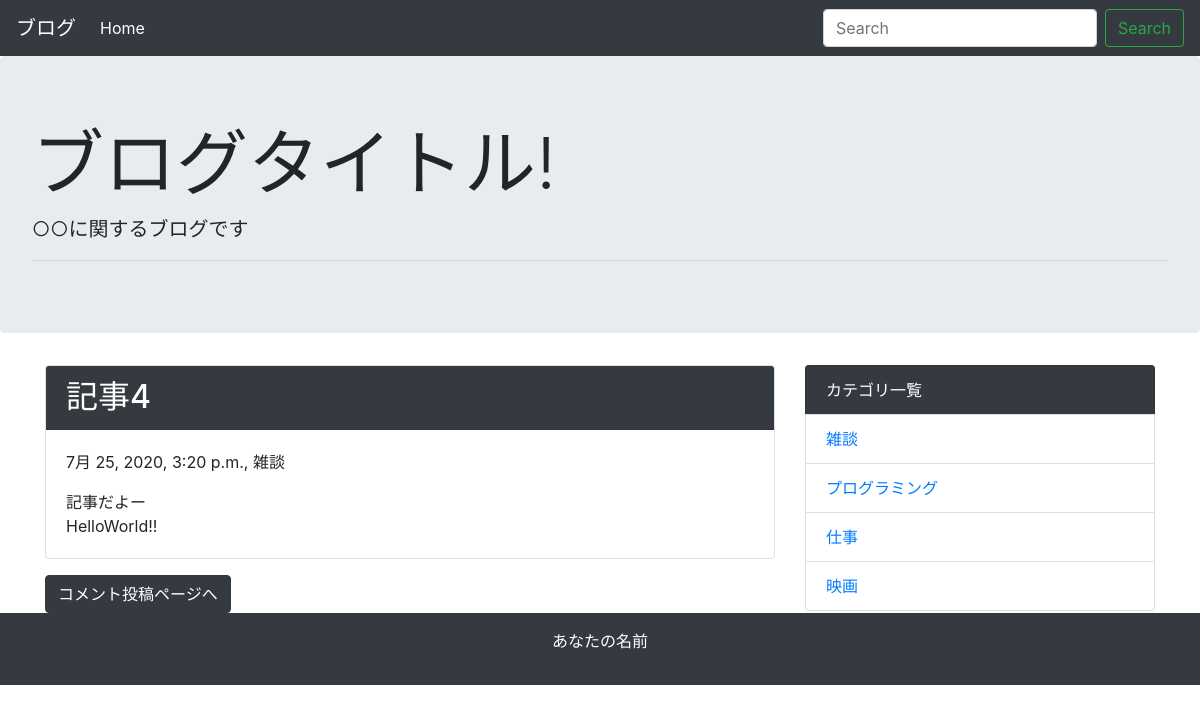
The page /detail/4/ on the database as committed earlier.
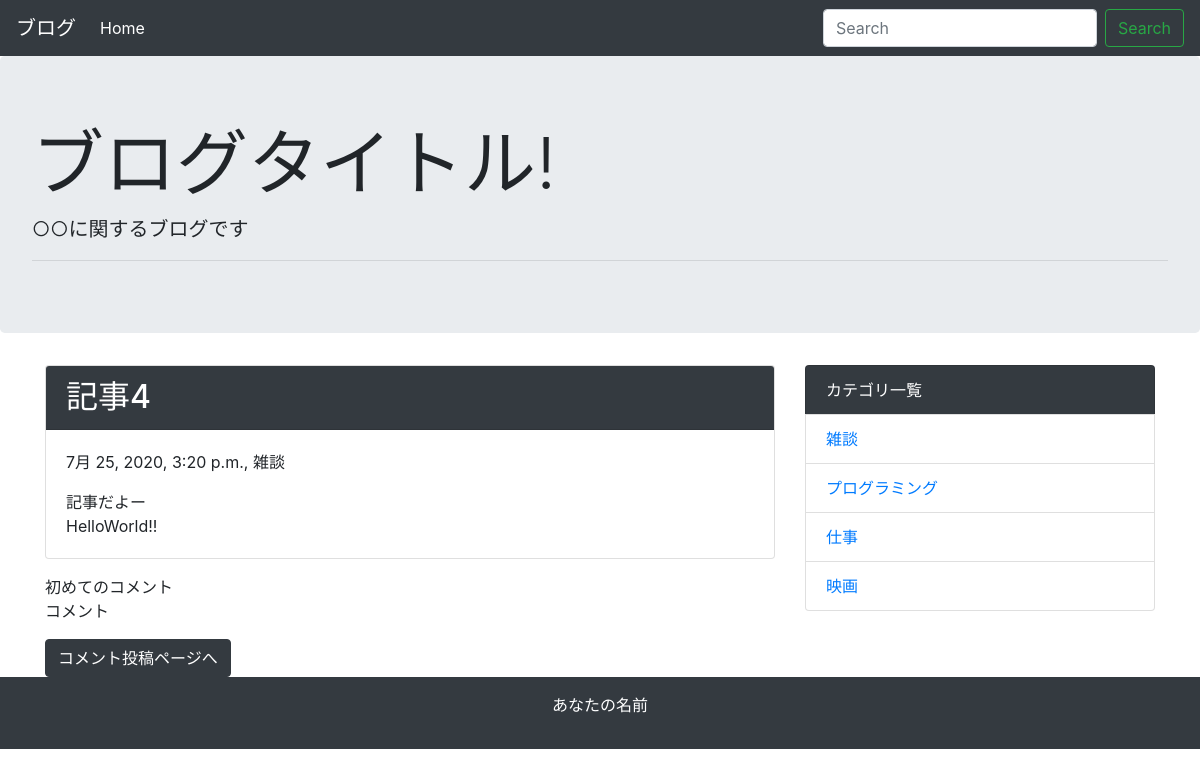
The same page on the database as committed later.
### blog/models.py (models this page shows, shortened)
class Category(models.Model):
    name = models.CharField('カテゴリ名', max_length=255)
    created_at = models.DateTimeField('作成日', default=timezone.now)
    def __str__(self):
        return self.name

class Comment(models.Model):
    name = models.CharField('お名前', max_length=30, default='名無し')
    text = models.TextField('本文')
    post = models.ForeignKey(Post, verbose_name='紐づく記事', on_delete=models.PROTECT)
    created_at = models.DateTimeField('作成日', default=timezone.now)

### blog/views.py (the view)
# urls.py: path('detail/<int:pk>/', views.DetailView.as_view(), name='detail'),
class DetailView(generic.DetailView):
    model = Post

### blog/context_processors.py (called while the page is built)
def common(request):
    context = {
        'category_list': Category.objects.all(),
    }
    return context

### blog/templates/blog/post_detail.html
{% extends 'blog/base.html' %}
{% block content %}
<div class="card mb-3">
  <h2 class="card-header bg-dark text-white">{{ post.title }}</h2>
  <div class="card-body">
    <p>{{ post.created_at }}, {{ post.category }}</p>
    {{ post.text | linebreaksbr | urlize}}
  </div>
</div>
{% for comment in post.comment_set.all %}
  <p>
    {{ comment.name }}<br>
    {{ comment.text | linebreaksbr }}
  </p>
{% endfor %}
<a class="btn btn-dark" href="{% url 'blog:comment' post.pk %}">コメント投稿ページへ</a>
{% endblock %}

### blog/templates/blog/base.html (shortened to what this page needs)
<!doctype html>
<html lang="ja">
  <head>
    <link rel="stylesheet" href="https://maxcdn.bootstrapcdn.com/bootstrap/4.0.0-beta.2/css/bootstrap.min.css">
  </head>
  <body>
    <nav class="navbar navbar-expand-lg navbar-dark bg-dark">
      <a class="navbar-brand" href="#">ブログ</a>
      <div class="collapse navbar-collapse" id="navbarSupportedContent">
        <ul class="navbar-nav mr-auto">
          <li class="nav-item active">
            <a class="nav-link" href="{% url 'blog:index' %}">Home</a>
          </li>
        </ul>
        <form class="form-inline my-2 my-lg-0" method="GET" action="{% url 'blog:index' %}">
          <input class="form-control mr-sm-2" type="text" placeholder="Search" aria-label="Search" name="keyword">
          <button class="btn btn-outline-success my-2 my-sm-0" type="submit">Search</button>
        </form>
      </div>
    </nav>
    <div class="jumbotron">
      <h1 class="display-3">ブログタイトル!</h1>
      <p class="lead">○○に関するブログです</p>
      <hr class="my-2">
    </div>
    <div class="container">
      <div class="row">
        <div class="col-md-8">
          {% block content %}
          {% endblock %}
        </div>
        <div class="col-md-4">
          <ul class="list-group">
            <li class="list-group-item bg-dark text-white">カテゴリ一覧</li>
            {% for category in category_list %}
             <li class="list-group-item"><a href="{% url 'blog:category' category.pk %}">{{ category }}</a></li>
            {% endfor %}
          </ul>
        </div>
      </div>
    </div>
    <footer class="bg-dark text-white text-center py-3">
      <p>あなたの名前</p>
    </footer>
  </body>
</html>

Rows that differ between the two databases and show on the page:
added Comment: name "初めてのコメント", text "コメント"
